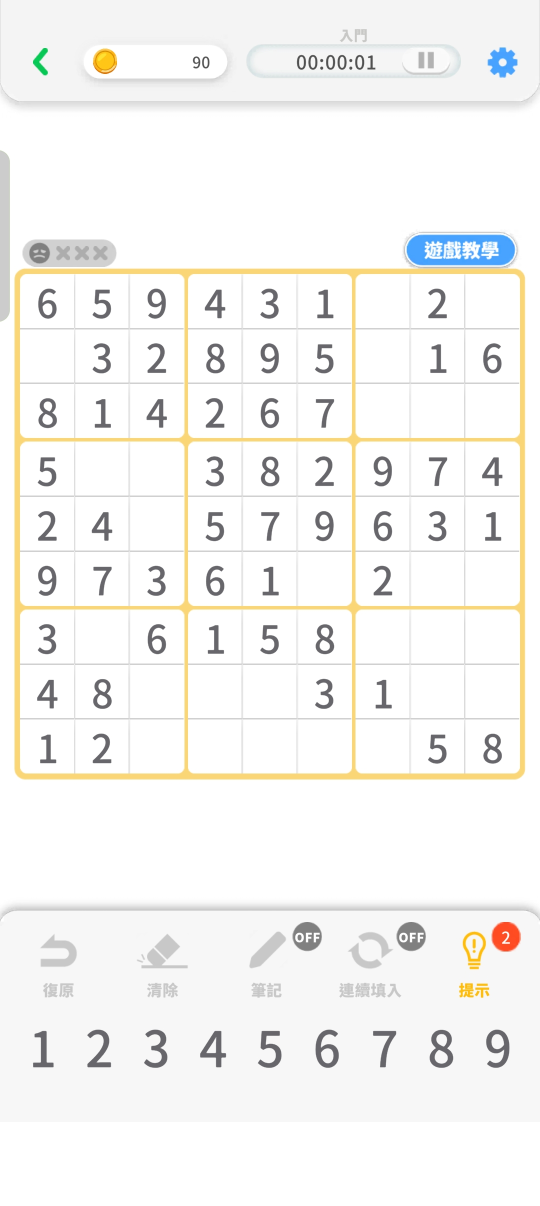
#> input picture gameOriginal.jpg, 1080 x 2412 px (shown at 1/2 size)
$ python -i vision.py   (imports and definitions only)
#> lines starting #> are read from the running program, lines starting #| are printed output that depends on the picture; after the words box and inside, x2 and y2 are one past the last pixel; in counts of white or black regions, pixels touching at a corner belong together
from __future__ import annotations

from dataclasses import dataclass
from pathlib import Path

import cv2
import numpy as np

from .solver import Grid

Point = tuple[int, int]


class RecognitionError(RuntimeError):
    """Raised when the Sudoku screen cannot be recognized safely."""


@dataclass(frozen=True)
class RecognitionResult:
    grid: Grid
    cell_centers: dict[tuple[int, int], Point]
    digit_centers: dict[int, Point]
    board_bbox: tuple[int, int, int, int]
    confidence: dict[tuple[int, int], float]


@dataclass(frozen=True)
class _Template:
    digit: int
    image: np.ndarray
    center: Point


# [30 lines left out: functions read_image, is_wait_overlay_visible, not called in this run]


def recognize(image: np.ndarray) -> RecognitionResult:
    scale = _recognition_scale(image)
    if scale != 1:
        scaled = cv2.resize(
            image,
            None,
            fx=scale,
            fy=scale,
            interpolation=cv2.INTER_CUBIC,
        )
        return _scale_result(_recognize_native(scaled), 1 / scale)

    return _recognize_native(image)


def _recognize_native(image: np.ndarray) -> RecognitionResult:
    board_bbox = _find_board_bbox(image)
    cell_centers = _cell_centers(board_bbox)
    visible_templates = _extract_digit_templates(image, board_bbox)
    templates = _complete_templates_from_references(visible_templates)
    digit_centers = {template.digit: template.center for template in visible_templates}
    grid, confidence = _recognize_grid(image, board_bbox, templates)

    return RecognitionResult(
        grid=grid,
        cell_centers=cell_centers,
        digit_centers=digit_centers,
        board_bbox=board_bbox,
        confidence=confidence,
    )


def _recognition_scale(image: np.ndarray) -> int:
    height, width = image.shape[:2]
    min_side = min(height, width)
    if min_side >= 700:
        return 1
    return max(1, min(4, int(np.ceil(700 / max(min_side, 1)))))


# [41 lines left out: functions _scale_result, offset_result, not called in this run]


def _scale_point(point: Point, factor: float) -> Point:
    return int(round(point[0] * factor)), int(round(point[1] * factor))


def _find_board_bbox(image: np.ndarray) -> tuple[int, int, int, int]:
    hsv = cv2.cvtColor(image, cv2.COLOR_BGR2HSV)
    yellow = cv2.inRange(hsv, np.array([12, 45, 120]), np.array([45, 255, 255]))

    height, width = yellow.shape
    yellow[: int(height * 0.15), :] = 0
    yellow[int(height * 0.75) :, :] = 0

    kernel = cv2.getStructuringElement(cv2.MORPH_RECT, (9, 9))
    yellow = cv2.morphologyEx(yellow, cv2.MORPH_CLOSE, kernel, iterations=2)
    yellow = cv2.dilate(yellow, kernel, iterations=1)

    contours, _ = cv2.findContours(yellow, cv2.RETR_EXTERNAL, cv2.CHAIN_APPROX_SIMPLE)
    candidates: list[tuple[int, int, int, int, int]] = []
    for contour in contours:
        x, y, w, h = cv2.boundingRect(contour)
        if w < width * 0.45 or h < width * 0.45:
            continue
        ratio = w / max(h, 1)
        if 0.85 <= ratio <= 1.15:
            candidates.append((w * h, x, y, w, h))

    if candidates:
        _, x, y, w, h = max(candidates)
        return _square_bbox(x, y, w, h, image.shape)

    rows = np.where(yellow.sum(axis=1) > width * 8)[0]
    cols = np.where(yellow.sum(axis=0) > height * 2)[0]
    if rows.size == 0 or cols.size == 0:
        raise RecognitionError("Could not find the yellow Sudoku board.")
    return _square_bbox(
        int(cols.min()),
        int(rows.min()),
        int(cols.max() - cols.min() + 1),
        int(rows.max() - rows.min() + 1),
        image.shape,
    )


def _square_bbox(
    x: int, y: int, width: int, height: int, image_shape: tuple[int, ...]
) -> tuple[int, int, int, int]:
    side = int(round((width + height) / 2))
    cx = x + width / 2
    cy = y + height / 2
    max_h, max_w = image_shape[:2]
    left = max(0, int(round(cx - side / 2)))
    top = max(0, int(round(cy - side / 2)))
    side = min(side, max_w - left, max_h - top)
    return left, top, side, side


def _cell_centers(board_bbox: tuple[int, int, int, int]) -> dict[tuple[int, int], Point]:
    x, y, w, h = board_bbox
    cell_w = w / 9
    cell_h = h / 9
    return {
        (row, col): (
            int(round(x + (col + 0.5) * cell_w)),
            int(round(y + (row + 0.5) * cell_h)),
        )
        for row in range(9)
        for col in range(9)
    }


def _extract_digit_templates(
    image: np.ndarray, board_bbox: tuple[int, int, int, int]
) -> list[_Template]:
    height, width = image.shape[:2]
    _, board_y, _, board_h = board_bbox
    digit_components: list[tuple[int, int, int, int]] = []

    for start_y in _digit_search_starts(height, board_y, board_h):
        roi = image[start_y:, :]
        if roi.size == 0 or roi.shape[0] < 20:
            continue

        mask = _dark_mask(roi)
        components = _components(mask)
        candidate_components: list[tuple[int, int, int, int]] = []
        for x, y, w, h, area in components:
            absolute_y = y + start_y
            if absolute_y < board_y + board_h + board_h * 0.12:
                continue
            if h < height * 0.025 or w < width * 0.01:
                continue
            if area < 60:
                continue
            candidate_components.append((x, absolute_y, w, h))

        if len(candidate_components) >= 5:
            digit_components = candidate_components
            break

    if len(digit_components) < 1:
        raise RecognitionError(
            "Could not find the bottom 1-9 digit row. Capture the full game "
            "screen, including the number keyboard below the Sudoku board."
        )

    # The bottom keyboard digits are the nine widest-spread dark components
    # in the lower screen area. UI labels/icons sit above them and are ignored
    # by taking the median/lower text row and sorting left to right.
    digit_components.sort(key=lambda box: (box[1], box[0]))
    low_y = np.percentile([box[1] for box in digit_components], 70)
    digit_components = [box for box in digit_components if box[1] >= low_y - 15]
    digit_components.sort(key=lambda box: box[0])
    digit_components_by_slot = _components_by_digit_slot(digit_components, width)
    if not digit_components_by_slot:
        raise RecognitionError(
            "Could not isolate the bottom 1-9 digit row. Capture the full game "
            "screen with the number keyboard visible."
        )

    templates: list[_Template] = []
    for digit, (x, y, w, h) in sorted(digit_components_by_slot.items()):
        crop = _crop_with_padding(image, x, y, w, h, pad=8)
        template = _normalize_mask(_dark_mask(crop))
        templates.append(
            _Template(
                digit=digit,
                image=template,
                center=(int(round(x + w / 2)), int(round(y + h / 2))),
            )
        )
    return templates


def _complete_templates_from_references(templates: list[_Template]) -> list[_Template]:
    templates_by_digit = {template.digit: template for template in templates}
    missing = set(range(1, 10)) - set(templates_by_digit)
    if not missing:
        return templates

    for path in _reference_image_paths():
        image = cv2.imread(str(path), cv2.IMREAD_COLOR)
        if image is None:
            continue

        try:
            reference_templates = _extract_digit_templates(image, _find_board_bbox(image))
        except RecognitionError:
            continue

        for template in reference_templates:
            if template.digit in missing:
                templates_by_digit[template.digit] = _Template(
                    digit=template.digit,
                    image=template.image,
                    center=templates_by_digit.get(template.digit, template).center,
                )
        missing = set(range(1, 10)) - set(templates_by_digit)
        if not missing:
            break

    return [templates_by_digit[digit] for digit in sorted(templates_by_digit)]


# [14 lines left out: function _reference_image_paths, not called in this run]


def _digit_search_starts(height: int, board_y: int, board_h: int) -> list[int]:
    starts = [
        board_y + board_h + 40,
        board_y + board_h + 100,
        int(height * 0.68),
        int(height * 0.74),
        int(height * 0.80),
    ]
    valid_starts = []
    for start in starts:
        clamped = max(0, min(start, height - 1))
        if clamped not in valid_starts:
            valid_starts.append(clamped)
    return valid_starts


def _components_by_digit_slot(
    components: list[tuple[int, int, int, int]], image_width: int
) -> dict[int, tuple[int, int, int, int]]:
    target_step = image_width / 9
    median_height = np.median([box[3] for box in components])
    selected: dict[int, tuple[float, tuple[int, int, int, int]]] = {}

    for box in components:
        x, y, w, h = box
        center_x = x + w / 2
        nearest_slot = round((center_x - target_step / 2) / target_step)
        digit = nearest_slot + 1
        if digit < 1 or digit > 9:
            continue

        slot_center = target_step * (nearest_slot + 0.5)
        score = abs(center_x - slot_center) + abs(h - median_height)
        if digit not in selected or score < selected[digit][0]:
            selected[digit] = (score, box)

    return {digit: box for digit, (_, box) in selected.items()}


def _recognize_grid(
    image: np.ndarray, board_bbox: tuple[int, int, int, int], templates: list[_Template]
) -> tuple[Grid, dict[tuple[int, int], float]]:
    x, y, w, h = board_bbox
    cell_w = w / 9
    cell_h = h / 9
    grid: Grid = []
    confidence: dict[tuple[int, int], float] = {}

    for row in range(9):
        values: list[int] = []
        for col in range(9):
            x1 = int(round(x + col * cell_w + cell_w * 0.16))
            y1 = int(round(y + row * cell_h + cell_h * 0.12))
            x2 = int(round(x + (col + 1) * cell_w - cell_w * 0.16))
            y2 = int(round(y + (row + 1) * cell_h - cell_h * 0.12))
            crop = image[y1:y2, x1:x2]
            mask = _digit_mask(crop)
            density = cv2.countNonZero(mask) / max(mask.size, 1)
            if density < 0.035:
                values.append(0)
                confidence[(row, col)] = 1.0
                continue

            digit_mask = _largest_digit_mask(mask)
            normalized = _normalize_mask(digit_mask)
            digit, score = _match_digit(normalized, templates)
            values.append(digit if score >= 0.38 else 0)
            confidence[(row, col)] = score
        grid.append(values)

    return grid, confidence


def _dark_mask(image: np.ndarray) -> np.ndarray:
    if image.size == 0:
        raise RecognitionError("Cannot process an empty image region.")
    hsv = cv2.cvtColor(image, cv2.COLOR_BGR2HSV)
    gray = cv2.cvtColor(image, cv2.COLOR_BGR2GRAY)
    # Sudoku digits are neutral dark gray. Yellow highlights and light grid
    # lines are excluded by combining value and saturation checks.
    return np.where((gray < 180) & (hsv[:, :, 1] < 130), 255, 0).astype(np.uint8)


def _digit_mask(image: np.ndarray) -> np.ndarray:
    if image.size == 0:
        raise RecognitionError("Cannot process an empty image region.")
    hsv = cv2.cvtColor(image, cv2.COLOR_BGR2HSV)
    gray = cv2.cvtColor(image, cv2.COLOR_BGR2GRAY)
    dark = (gray < 150) & (hsv[:, :, 1] < 120)
    blue = (hsv[:, :, 0] >= 85) & (hsv[:, :, 0] <= 115) & (hsv[:, :, 1] > 60) & (
        hsv[:, :, 2] > 120
    )
    return np.where(dark | blue, 255, 0).astype(np.uint8)


def _largest_digit_mask(mask: np.ndarray) -> np.ndarray:
    components = _components(mask)
    if not components:
        return mask
    x, y, w, h, _ = max(components, key=lambda item: item[4])
    return _crop_binary_with_padding(mask, x, y, w, h, pad=3)


def _match_digit(mask: np.ndarray, templates: list[_Template]) -> tuple[int, float]:
    best_digit = 0
    best_score = -1.0
    for template in templates:
        score = _mask_similarity(mask, template.image)
        if score > best_score:
            best_digit = template.digit
            best_score = score
    return best_digit, best_score


def _mask_similarity(a: np.ndarray, b: np.ndarray) -> float:
    a_bool = a > 0
    b_bool = b > 0
    intersection = np.logical_and(a_bool, b_bool).sum()
    union = np.logical_or(a_bool, b_bool).sum()
    if union == 0:
        return 0.0
    return float(intersection / union)


def _normalize_mask(mask: np.ndarray, size: int = 64) -> np.ndarray:
    ys, xs = np.where(mask > 0)
    canvas = np.zeros((size, size), dtype=np.uint8)
    if xs.size == 0 or ys.size == 0:
        return canvas

    crop = mask[ys.min() : ys.max() + 1, xs.min() : xs.max() + 1]
    h, w = crop.shape
    scale = min((size - 10) / max(w, 1), (size - 10) / max(h, 1))
    new_w = max(1, int(round(w * scale)))
    new_h = max(1, int(round(h * scale)))
    resized = cv2.resize(crop, (new_w, new_h), interpolation=cv2.INTER_AREA)
    resized = np.where(resized > 80, 255, 0).astype(np.uint8)
    top = (size - new_h) // 2
    left = (size - new_w) // 2
    canvas[top : top + new_h, left : left + new_w] = resized
    return canvas


def _components(mask: np.ndarray) -> list[tuple[int, int, int, int, int]]:
    count, _, stats, _ = cv2.connectedComponentsWithStats(mask, connectivity=8)
    return [
        (
            int(stats[index, cv2.CC_STAT_LEFT]),
            int(stats[index, cv2.CC_STAT_TOP]),
            int(stats[index, cv2.CC_STAT_WIDTH]),
            int(stats[index, cv2.CC_STAT_HEIGHT]),
            int(stats[index, cv2.CC_STAT_AREA]),
        )
        for index in range(1, count)
    ]


def _crop_with_padding(
    image: np.ndarray, x: int, y: int, w: int, h: int, pad: int
) -> np.ndarray:
    height, width = image.shape[:2]
    x1 = max(0, x - pad)
    y1 = max(0, y - pad)
    x2 = min(width, x + w + pad)
    y2 = min(height, y + h + pad)
    return image[y1:y2, x1:x2]


def _crop_binary_with_padding(
    mask: np.ndarray, x: int, y: int, w: int, h: int, pad: int
) -> np.ndarray:
    height, width = mask.shape[:2]
    x1 = max(0, x - pad)
    y1 = max(0, y - pad)
    x2 = min(width, x + w + pad)
    y2 = min(height, y + h + pad)
    return mask[y1:y2, x1:x2]

>>> import cv2
>>> picture = cv2.imread('../gameOriginal.jpg')
#> picture is the input picture: shape (2412, 1080, 3); mean B, G, R 242.6, 245.2, 245.9
>>> result = recognize(picture)
#> in recognize, `scale = _recognition_scale(image)`: scale = 1
#> in _find_board_bbox, `yellow = cv2.dilate(yellow, kernel, iterations=1)`:
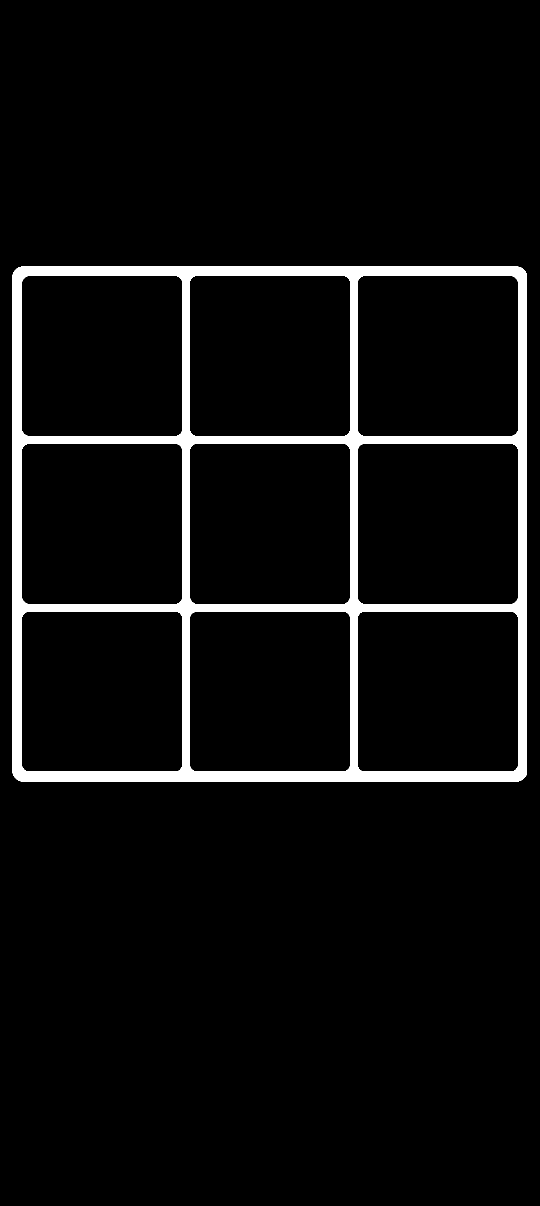
#> yellow: shape (2412, 1080) (shown at 1/2 size); 5.3% white; 1 white region
#> in _find_board_bbox, `contours, _ = cv2.findContours(yellow, cv2.RETR_EXTERNAL, cv2.CHAIN_AP..`: contours = 1 contour; box (x1, y1, x2, y2) and area: (25, 533, 1054, 1563) 1057472
#> the loop in _find_board_bbox, `for contour in contours:` made 1 pass
#> (x, y, w, h, ratio) on pass 1: (25, 533, 1029, 1030, 0.999)
#> after the loop in _find_board_bbox, `for contour in contours:`: candidates = [(1059870, 25, 533, 1029, 1030)]
#> in _square_bbox, `side = int(round((width + height) / 2))`: side = 1030
#> in _square_bbox, `cx = x + width / 2`: cx = 539.5
#> in _square_bbox, `cy = y + height / 2`: cy = 1048
#> in _square_bbox, `left = max(0, int(round(cx - side / 2)))`: left = 24
#> in _square_bbox, `top = max(0, int(round(cy - side / 2)))`: top = 533
#> in _recognize_native, `board_bbox = _find_board_bbox(image)`: board_bbox = (24, 533, 1030, 1030)
#> in _cell_centers, `x, y, w, h = board_bbox`: x = 24; y = 533; w = 1030
#> in _cell_centers, `cell_w = w / 9`: cell_w = 114.4
#> in _recognize_native, `cell_centers = _cell_centers(board_bbox)`: cell_centers = 81 items
#> in _extract_digit_templates, `_, board_y, _, board_h = board_bbox`: board_y = 533; board_h = 1030
#> in _digit_search_starts, `starts = [ board_y + board_h + 40, board_y + board_h + 100, int(height..`: starts = [1603, 1663, 1640, 1784, 1929]
#> the loop in _extract_digit_templates, `for start_y in _digit_search_starts(height, board_y, board_h):` made 1 pass
#> (start_y, count in _components) on pass 1: (1603, 42)
#> pass 1, in _extract_digit_templates, `mask = _dark_mask(roi)`:
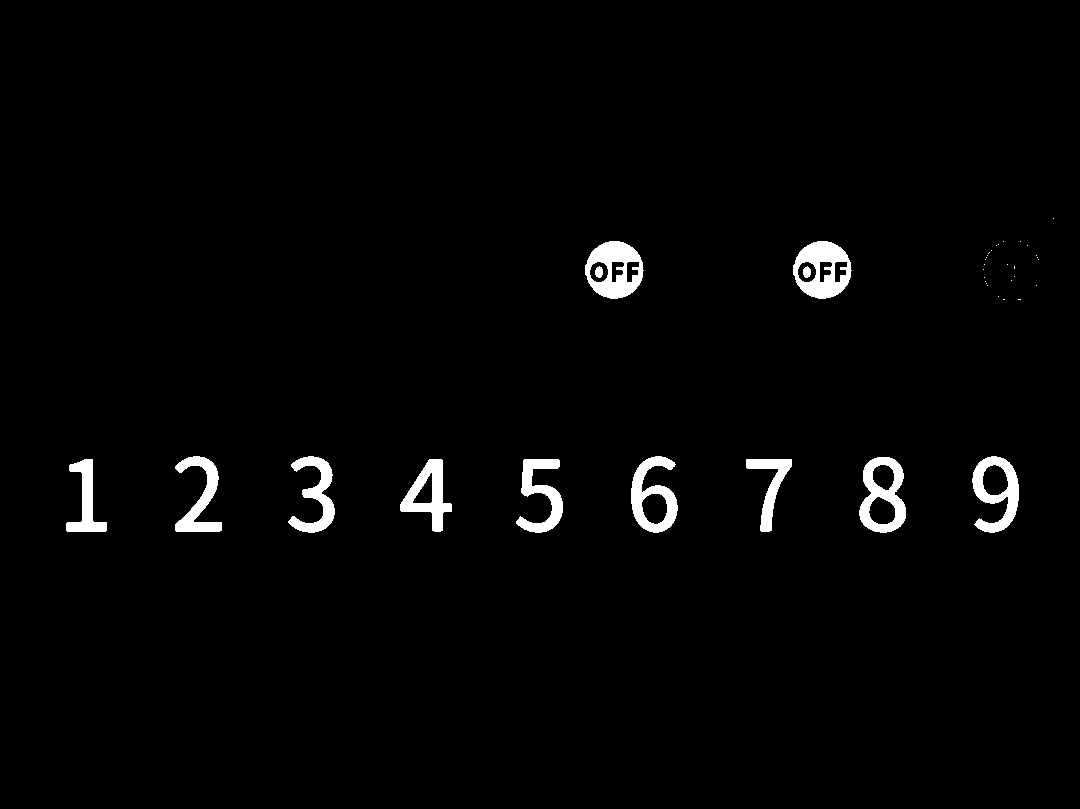
#> mask: shape (809, 1080); 2.1% white; 41 white regions (28 under 20 px), largest, box (x1, y1, x2, y2) and area: (793, 241, 852, 299) 2037, (585, 241, 644, 299) 2035, (859, 457, 906, 533) 1827
#> in _extract_digit_templates, `low_y = np.percentile([box[1] for box in digit_components], 70)`: low_y = 2062
#> in _extract_digit_templates, `digit_components = [box for box in digit_components if box[1] >= low_y..`: digit_components = [(175, 2059, 47, 76), (288, 2059, 47, 77), (631, 2059, 47, 77), (972, 2059, 47, 77), (859, 2060, 47, 76), (66, 2062, 41, 73), (400, 2062, 52, 73), (516, 2062, 47, 74), (746, 2062, 46, 73)]
#> in _components_by_digit_slot, `median_height = np.median([box[3] for box in components])`: median_height = 76
#> the loop in _components_by_digit_slot, `for box in components:` made 9 passes
#> (x, y, w, h, center_x, slot_center, score) on passes 1 to 8: (66, 2062, 41, 73, 86.5, 60, 29.5), (175, 2059, 47, 76, 198.5, 180, 18.5), (288, 2059, 47, 77, 311.5, 300, 12.5), (400, 2062, 52, 73, 426, 420, 9), (516, 2062, 47, 74, 539.5, 540, 2.5), (631, 2059, 47, 77, 654.5, 660, 6.5), (746, 2062, 46, 73, 769, 780, 14), (859, 2060, 47, 76, 882.5, 900, 17.5)
#> after the loop in _components_by_digit_slot, `for box in components:`: selected = 9 items
#> the loop in _extract_digit_templates, `for digit, (x, y, w, h) in sorted(digit_components_by_slot.items()):` made 9 passes
#> (x, y, x1 in _crop_with_padding, y1 in _crop_with_padding, x2 in _crop_with_padding, y2 in _crop_with_padding) on passes 1 to 8: (66, 2062, 58, 2054, 115, 2143), (175, 2059, 167, 2051, 230, 2143), (288, 2059, 280, 2051, 343, 2144), (400, 2062, 392, 2054, 460, 2143), (516, 2062, 508, 2054, 571, 2144), (631, 2059, 623, 2051, 686, 2144), (746, 2062, 738, 2054, 800, 2143), (859, 2060, 851, 2052, 914, 2144)
#> after the loop in _extract_digit_templates, `for digit, (x, y, w, h) in sorted(digit_components_by_slot.items()):`:
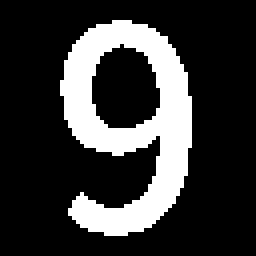
#> template: shape (64, 64) (shown 4 times larger); 21.7% white; 1 white region, box (x1, y1, x2, y2) and area: (15, 5, 48, 59) 888
#> in _complete_templates_from_references, `missing = set(range(1, 10)) - set(templates_by_digit)`: missing = 0 items
#> in _recognize_native, `templates = _complete_templates_from_references(visible_templates)`: templates = 9 items
#> in _recognize_grid, `x, y, w, h = board_bbox`: x = 24; y = 533; w = 1030
#> in _recognize_grid, `cell_w = w / 9`: cell_w = 114.4
#> the loop in _recognize_grid, `for row in range(9):` made 9 passes
#> pass 1, in _digit_mask, `dark = (gray < 150) & (hsv[:, :, 1] < 120)`:
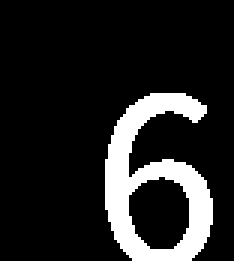
#> dark: shape (87, 78) bool (shown 3 times larger); 13.9% white; 1 white region, box (x1, y1, x2, y2) and area: (35, 31, 71, 87) 946
#> after the loop in _recognize_grid, `for row in range(9):`:
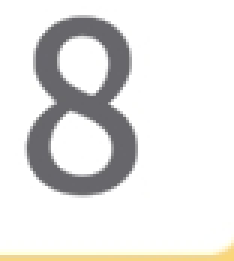
#> crop: shape (87, 78, 3) (shown 3 times larger); mean B, G, R 227.1, 228.8, 229.6
#> after the loop in _recognize_grid, `for row in range(9):`:
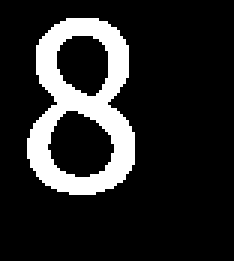
#> mask: shape (87, 78) (shown 3 times larger); 15.3% white; 1 white region, box (x1, y1, x2, y2) and area: (9, 6, 45, 65) 1040
#> after the loop in _recognize_grid, `for row in range(9):`:
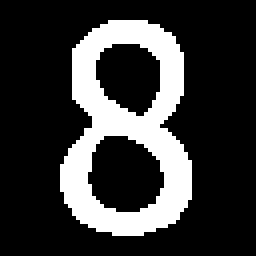
#> normalized: shape (64, 64) (shown 4 times larger); 21.9% white; 1 white region, box (x1, y1, x2, y2) and area: (15, 5, 48, 59) 899
